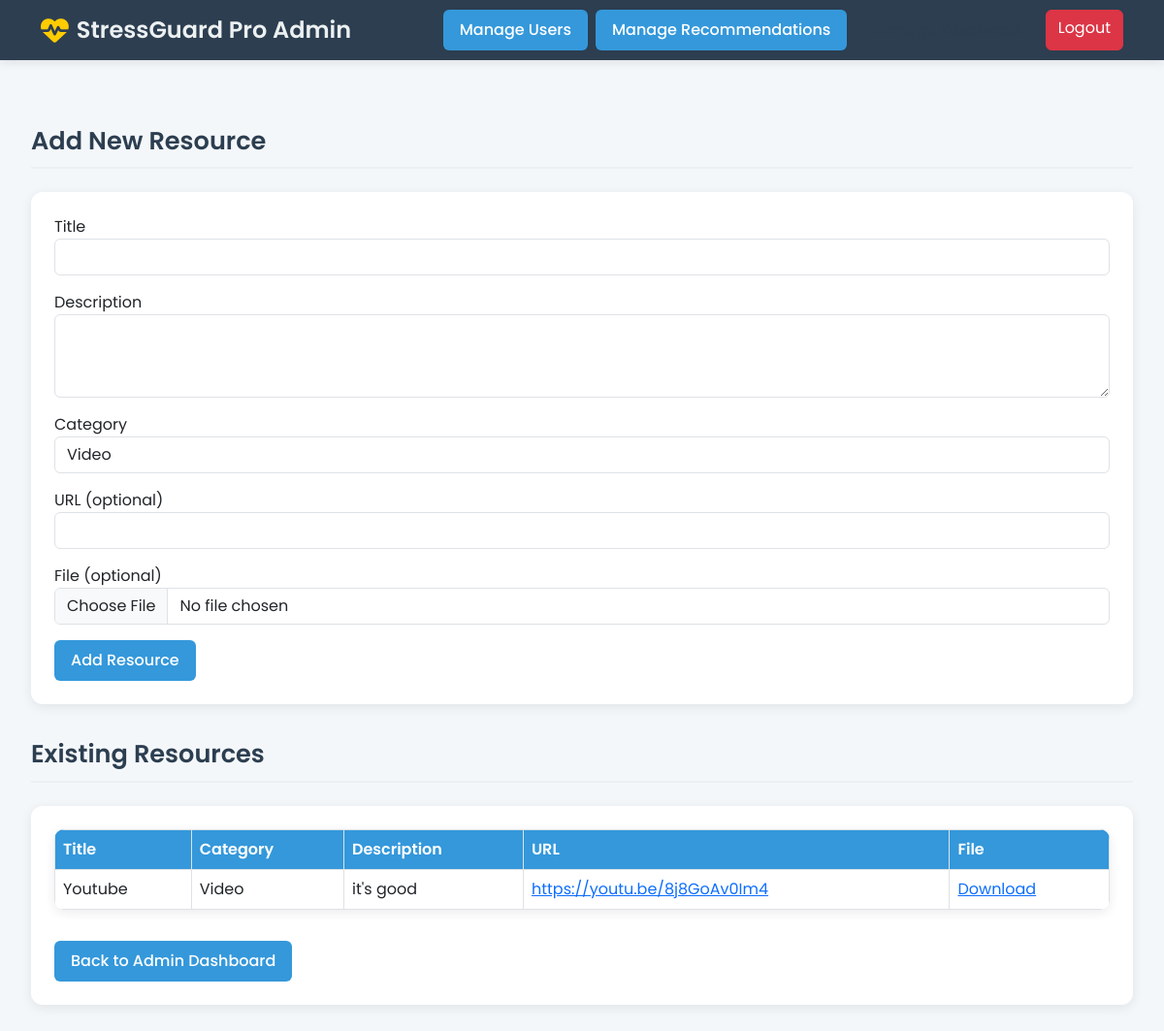
/admin-dashboard/manage-resources/ (signed in), run on the app's committed database.
### app/models.py (models this page shows, shortened)
class Resource(models.Model):
    title = models.CharField(max_length=200)
    description = models.TextField()
    category = models.CharField(max_length=50, choices=[
        ('VIDEO', 'Video'),
        ('ARTICLE', 'Article'),
        ('AUDIO', 'Audio'),
        ('EXERCISE', 'Exercise'),
    ])
    url = models.URLField(null=True, blank=True)
    file = models.FileField(upload_to='resources/', null=True, blank=True)

### app/views.py (the view, shortened to what this page needs)
# urls.py: path('admin-dashboard/manage-resources/', views.admin_manage_resources, name='admin_manage_resources'),
def admin_manage_resources(request):
    resources = Resource.objects.all()
    return render(request, 'admin_manage_resources.html', {'resources': resources})

### app/templates/admin_manage_resources.html (shortened to what this page needs)
<!DOCTYPE html>
<html lang="en">
<head>
    <link href="https://cdn.jsdelivr.net/npm/bootstrap@5.3.0/dist/css/bootstrap.min.css" rel="stylesheet">
    <link rel="stylesheet" href="https://cdnjs.cloudflare.com/ajax/libs/font-awesome/6.4.2/css/all.min.css">
</head>
<body>
{% if not request.session.email %}
    <div class="login-alert">
        <h4>Access Denied</h4>
        <p>You must be logged in as an admin to view this page. Please <a href="{% url 'admin_login' %}">log in</a>.</p>
    </div>
{% else %}
<nav class="navbar navbar-expand-lg">
    <div class="container">
        <a class="navbar-brand" href="#">
            <i class="fas fa-heartbeat"></i> StressGuard Pro Admin
        </a>
        <div class="collapse navbar-collapse justify-content-end" id="navbarNav">
            <div class="navbar-nav">
                <a href="{% url 'admin_manage_users' %}" class="btn btn-custom me-2">Manage Users</a>
                <a href="{% url 'admin_manage_recommendations' %}" class="btn btn-custom me-2">Manage Recommendations</a>
                <a href="{% url 'admin_manage_resources' %}" class="btn btn-custom me-2 active">Manage Resources</a>
                <a href="{% url 'admin_logout' %}" class="btn btn-danger">Logout</a>
            </div>
        </div>
    </div>
</nav>
<div class="dashboard-container">
    <div class="section-title">Add New Resource</div>
    <div class="row mt-4">
        <div class="col-md-12">
            <div class="card p-4">
                <form method="POST" enctype="multipart/form-data">
                    <div class="form-group">
                        <label for="title">Title</label>
                        <input type="text" class="form-control" id="title" name="title" required>
                    </div>
                    <div class="form-group">
                        <label for="description">Description</label>
                        <textarea class="form-control" id="description" name="description" rows="3" required></textarea>
                    </div>
                    <div class="form-group">
                        <label for="category">Category</label>
                        <select class="form-control" id="category" name="category" required>
                            <option value="VIDEO">Video</option>
                        </select>
                    </div>
                    <div class="form-group">
                        <label for="url">URL (optional)</label>
                        <input type="url" class="form-control" id="url" name="url">
                    </div>
                    <div class="form-group">
                        <label for="file">File (optional)</label>
                        <input type="file" class="form-control" id="file" name="file">
                    </div>
                    <button type="submit" class="btn btn-custom">Add Resource</button>
                </form>
            </div>
        </div>
    </div>
    <div class="section-title">Existing Resources</div>
    <div class="row mt-4">
        <div class="col-md-12">
            <div class="card p-4">
                {% if resources %}
                    <table class="table table-bordered">
                        <thead>
                            <tr>
                                <th>Title</th>
                                <th>Category</th>
                                <th>Description</th>
                                <th>URL</th>
                                <th>File</th>
                            </tr>
                        </thead>
                        <tbody>
                            {% for resource in resources %}
                            <tr>
                                <td>{{ resource.title }}</td>
                                <td>{{ resource.get_category_display }}</td>
                                <td>{{ resource.description }}</td>
                                <td>
                                    {% if resource.url %}
                                        <a href="{{ resource.url }}" target="_blank">{{ resource.url|truncatechars:30 }}</a>
                                    {% else %}
                                        N/A
                                    {% endif %}
                                </td>
                                <td>
                                    {% if resource.file %}
                                        <a href="{{ resource.file.url }}" target="_blank">Download</a>
                                    {% else %}
                                        N/A
                                    {% endif %}
                                </td>
                            </tr>
                            {% endfor %}
                        </tbody>
                    </table>
                {% else %}
                    <p class="text-center">No resources available at this time.</p>
                {% endif %}
                <div class="mt-3">
                    <a href="{% url 'admin_dashboard' %}" class="btn btn-custom">Back to Admin Dashboard</a>
                </div>
            </div>
        </div>
    </div>
</div>
{% endif %}
</body>
</html>

### app/templates/admin_manage_resources.html (style rules this page uses)
body { background: #f4f7fa; font-family: 'Poppins', sans-serif; color: #2c3e50; margin: 0; }
.navbar { background: #2c3e50; box-shadow: 0 2px 10px rgba(0, 0, 0, 0.1); }
.navbar-brand { color: #ecf0f1; font-weight: 600; font-size: 1.5rem; display: flex; align-items: center; }
.navbar-brand i { margin-right: 0.5rem; color: #ffcc00; font-size: 1.8rem; }
.dashboard-container { padding: 2rem; max-width: 1400px; margin: 0 auto; }
.card { border: none; border-radius: 12px; box-shadow: 0 3px 12px rgba(0, 0, 0, 0.08); background: #fff; }
.btn-custom { background: #3498db; color: #fff; border-radius: 6px; padding: 0.5rem 1rem; font-weight: 500; }
.table { background: #fff; border-radius: 10px; overflow: hidden; box-shadow: 0 3px 12px rgba(0, 0, 0, 0.08); }
.table th { background: #3498db; color: #fff; font-weight: 600; }
.section-title { font-size: 1.6rem; font-weight: 600; color: #2c3e50; margin: 2rem 0 1rem; padding-bottom: 0.5rem; border-bottom: 2px solid #ecf0f1; }
.form-group { margin-bottom: 1rem; }
.form-control { border-radius: 6px; }

### data on the page
Resource: title "Youtube", category "Video", description "it's good", url "https://youtu.be/8j8GoAv0Im4"
